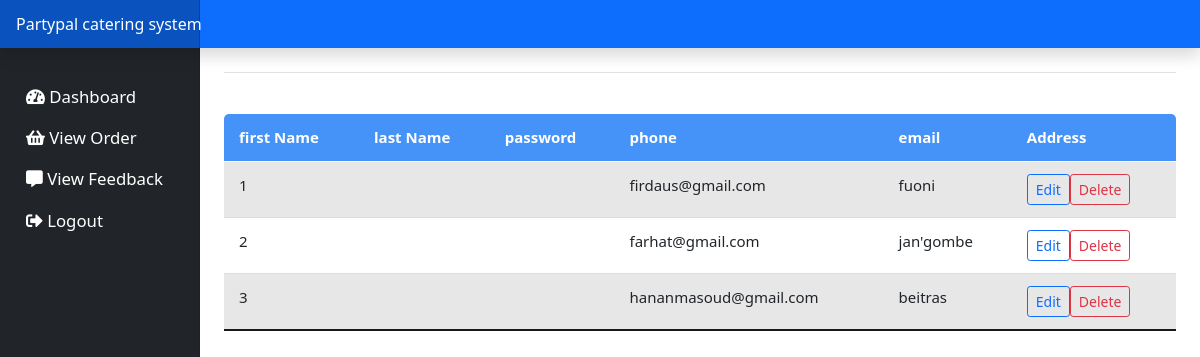
Page /customer/customer.php on the earlier database version.
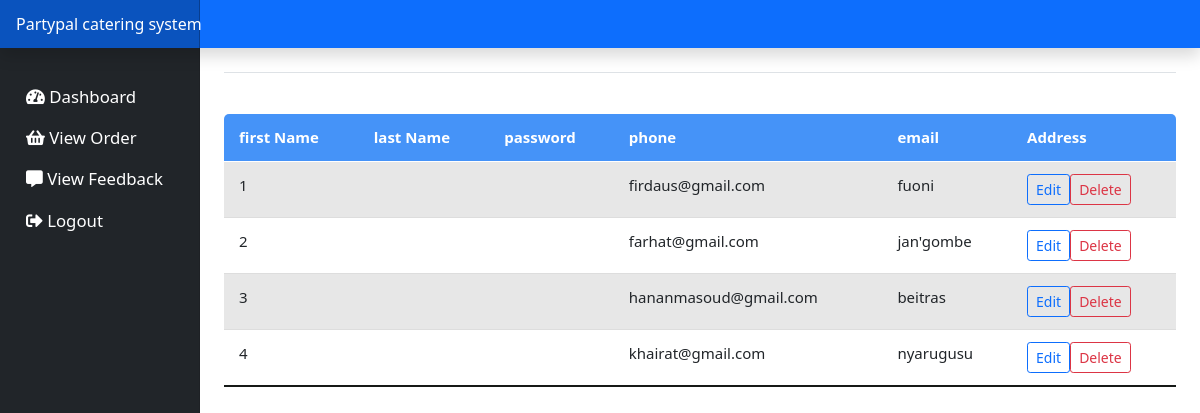
Same page on the later database version.
### tables this page shows
CREATE TABLE `customer` (
  `CustomerID` int(11) NOT NULL,
  `firstName` varchar(200) NOT NULL,
  `lastName` varchar(200) NOT NULL,
  `password` varchar(50) NOT NULL,
  `phone` int(11) NOT NULL,
  `email` varchar(50) NOT NULL,
  `address` varchar(50) NOT NULL,
  `role` enum('customer') NOT NULL
);

### customer/customer.php (the view, shortened to what this page needs)
<!doctype html>
<html lang = 'en'>
<head>
<link href = 'assets/dist/css/bootstrap.min.css' rel = 'stylesheet'>
<link href = 'assets/dashboard.css' rel = 'stylesheet'>
</head>
<body>
<?php
include_once( 'header.php' );
?>
<div class = 'container-fluid'>
<div class = 'row'>
<?php
include_once( 'sidenav.php' );
?>
<main class = 'col-md-9 ms-sm-auto col-lg-10 px-md-4'>
<div class = 'd-flex justify-content-between flex-wrap flex-md-nowrap align-items-center pt-3 pb-2 mb-3 border-bottom'>
</div>
<div class = 'table-responsive'>
<table class = 'table table-striped table-sm'>
<thead>
<tr>
<th scope = 'col'>first Name</th>
<th scope = 'col'>last Name</th>
<th scope = 'col'>password</th>
<th scope = 'col'>phone</th>
<th scope = 'col'>email</th>
<th scope = 'col'>Address</th>
</tr>
</thead>
<tbody>
<?php
require_once( 'connection.php' );
$statement = $conn->prepare( 'SELECT * FROM customer' );
$statement->execute();
$n = 1;
while( $row = $statement->fetch() ) {
    echo '<tr>';
    echo '<td>'.$n.'</td>';
    echo '<td>'.$row[ 'userName' ].'</td>';
    echo '<td>'.$row[ 'fullName' ].'</td>';
    echo '<td>'.$row[ 'email' ].'</td>';
    echo '<td>'.$row[ 'address' ].'</td>';
    echo "<td><a class='btn btn-sm btn-outline-primary' href='edit-user.php?userid=".$row[ 'userID' ]."'>Edit</a><a class='btn btn-sm btn-outline-danger' href='delete-user.php?userid=".$row[ 'userID' ]."'>Delete</a></td>";
    echo '</tr>';
    $n = $n+1;
}
?>
</tbody>
</table>
</div>
</main>
</div>
</div>
</body>
</html>

Differences in the rows shown:
added customer: email "khairat@gmail.com", address "nyarugusu"
